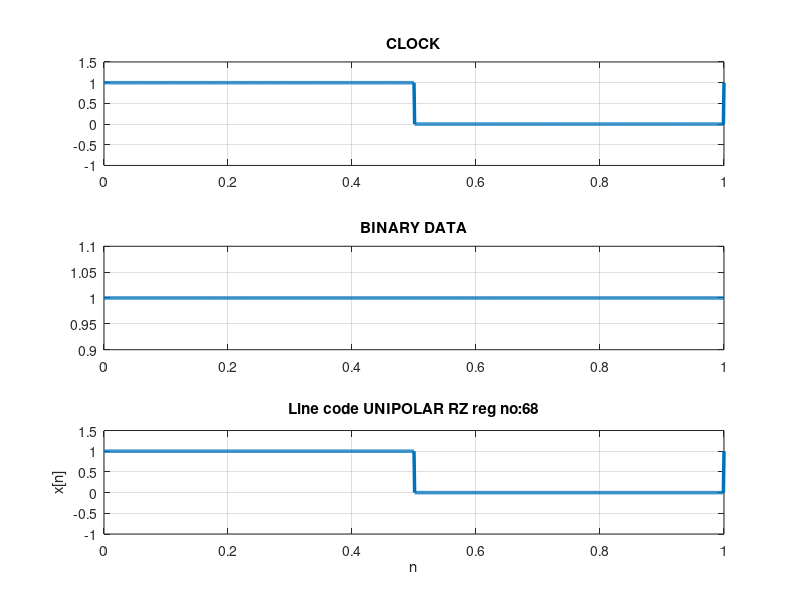

The MATLAB script that drew this image:
clc;
clear all;
close all;
b = input('Enter bit message');
l=length(b);
b(l+1)=1;
n = 1;
while n<length(b)
    t=n-1:0.001:n;
    y = t<=(n-0.5)+(t==n);
    subplot(3,1,1);
    d=plot(t,y);grid on;
    title('CLOCK');
    set(d,'LineWidth',2.5);
    hold on;
    axis([0 length(b)-1 -1 1.5]);
    n=n+1;
end
n=1;
subplot(3,1,2);
while n<length(b)
    t=n-1:0.001:n;
if b(n) == 0
    if b(n+1)==0  
        y=(t>n);
    else
        y=(t==n);
    end
else
    if b(n+1)==0
        y=(t<n);
    else
        y=(t<=n);
    end 
end
    
    d=plot(t,y);grid on;
    title('BINARY DATA');
    set(d,'LineWidth',2.5);
    hold on;
    n=n+1; 
end
n=1;
subplot(3,1,3);
while n<length(b)
    t=n-1:0.001:n;
if b(n) == 0
    if b(n+1)==0
        y = t>n;
    else
        y = (t==n);
    end
else
    if b(n+1)==1
        y = t<=(n-0.5)+(t==n);
    else
        y = t<=(n-0.5);
    end
end
d=plot(t,y);grid on;
title('Line code UNIPOLAR RZ reg no:68');
set(d,'LineWidth',2.5);
hold on;
axis([0 length(b)-1 -1 1.5]);
xlabel('n');
ylabel('x[n]')
n=n+1; 
end
